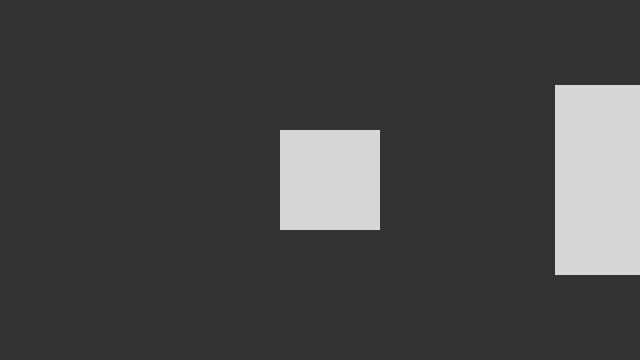
Frame 1 (no input)
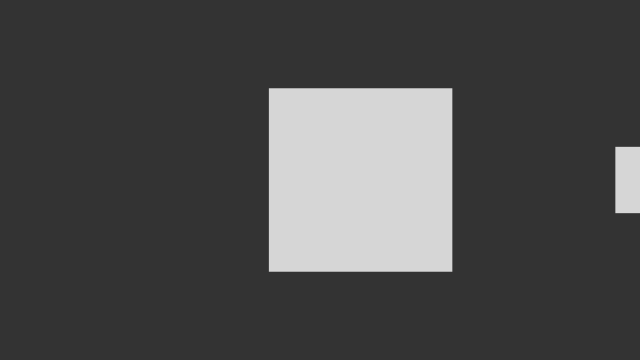
Frame 60 (the mouse pressed at the canvas centre just before this capture)
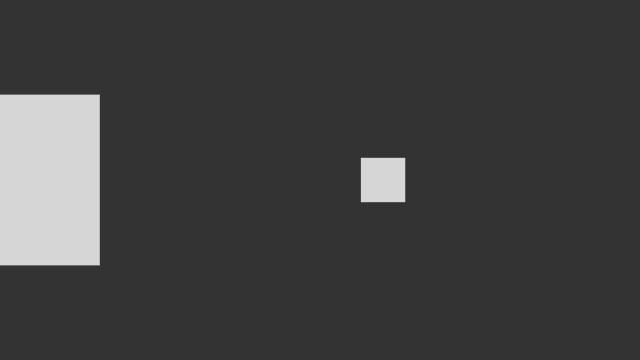
Frame 120 (the mouse held since frame 60 and released just before this capture)

The Processing sketch that drew these frames (run headless with seeded random() and noise(); from frame 60 on, the mouse is pressed at the canvas centre):

// Processing sketch: Lenn_Tutorial2
// ── Lenn_Tutorial2.pde
/**
 * Mouse 2D. 
 * 
 * Moving the mouse changes the position and size of each box. 
 */
 
 //Globale Variablen
 float angle1 =0; 
 float angle2 =0;
 float size;
 float position;
 

void setup() {

  size(640, 360); 
  size = height/2;
  position = width;
  noStroke();
  rectMode(CENTER);
}

void draw() {
  
  background(51);
  
  
  float d1 = 10 + (sin(angle1) * size/2) + size/2;
  float d2 = 10 + (sin(angle1 + PI/2) * size/2) + size/2;
  
  float x1 = 10 + (sin(angle2) * position/2) + position/2;
  float x2 = 10 + (sin(angle2 + PI/2) * position/2) + position/2;

  fill(255, 204);
  rect(x1, height/2,d1, d1); 
  rect(x2, height/2, d2, d2);


  angle1 += 0.1;  //Frequenz Größe 1Hz
  angle2 += 0.025; //Frequenz Position 0.25Hz
}
